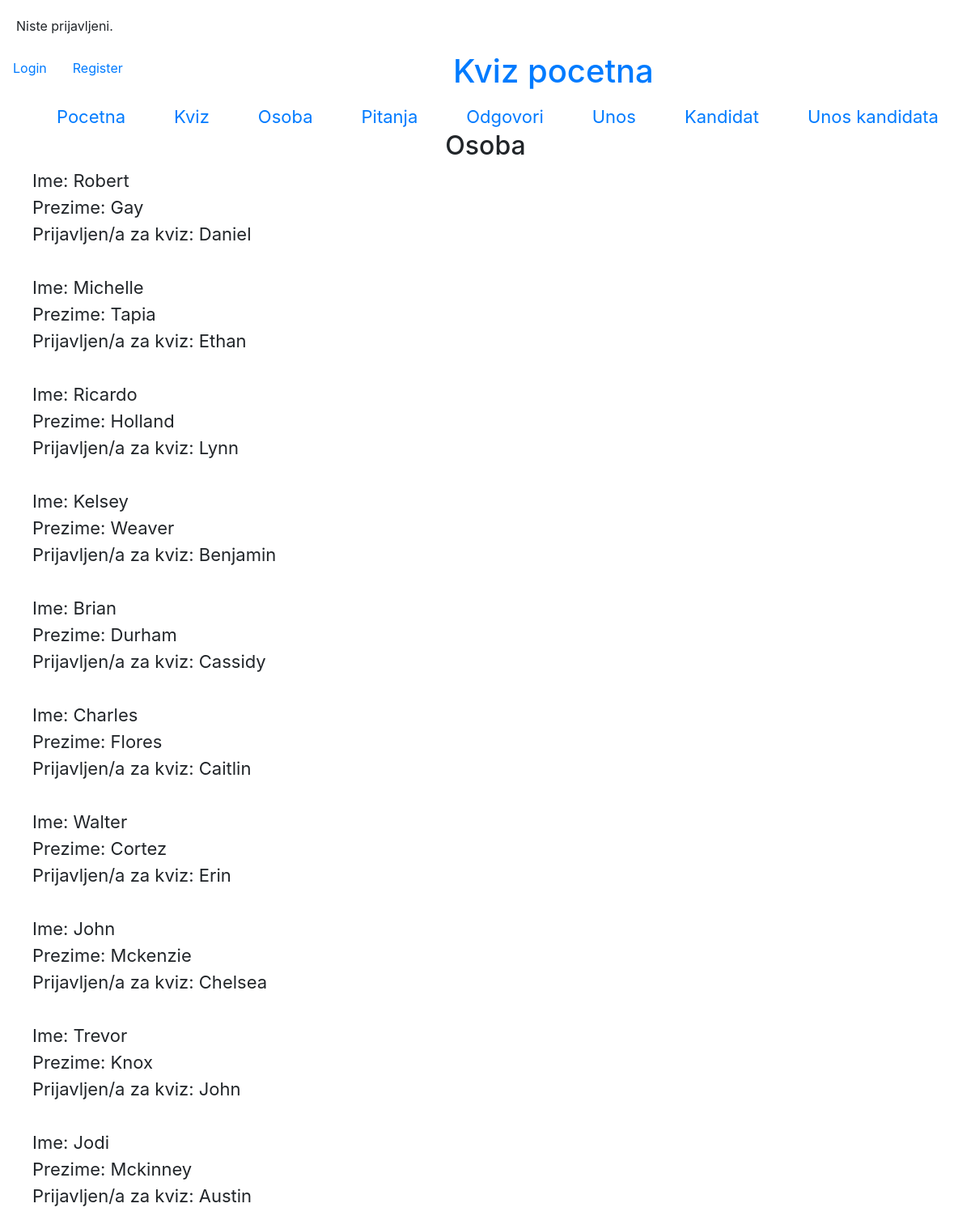
Screenshot of /osoba/ with the database file from the repository.
### main/models.py (models this page shows, shortened)
class Osoba(models.Model):
    ime = models.CharField(max_length=50)
    prezime = models.CharField(max_length=50)
    pitanjeOdg2 = models.IntegerField()
    PrijavljenaZaKviz = models.OneToOneField(Kviz,on_delete=models.CASCADE,primary_key=True)

class Kviz(models.Model):
    imeKviza = models.CharField(max_length=100)
    tezina = models.IntegerField(default=0)
    kategorija = models.CharField(max_length=50)
    def __str__(self):
        return self.imeKviza

### main/views.py (the view)
# urls.py: path('osoba/', OsobaList.as_view(),name='osoba'),
class OsobaList(ListView):
    model = Osoba

### main/templates/main/osoba_list.html
{% extends "index.html" %}
{% block content %}
    <h2>Osoba</h2>
    <ul style="display: grid;">
        {% for osoba in object_list %}
            <li>
                Ime: {{ osoba.ime }}<br>
                Prezime: {{ osoba.prezime }}<br>
                Prijavljen/a za kviz: {{ osoba.PrijavljenaZaKviz }}
                <br><br>
            </li>
        {% endfor %}
    </ul>
{% endblock %}

### main/templates/index.html (shortened to what this page needs)
<!DOCTYPE html>
<html lang="en">
<head>
    {% load static %}
    <link rel="stylesheet" type="text/css" href="{% static 'style.css' %}">
    <link rel="stylesheet" href="https://cdn.jsdelivr.net/npm/bootstrap@4.5.3/dist/css/bootstrap.min.css"
>
</head>
<body>
    {% if user.is_authenticated %}
    <p style="margin:20px;">Vase ime: {{ user.username }}</p>
    <a class="nav-link" href="/logout">Logout</a>
    {% else %}
    <p style="margin:20px;">Niste prijavljeni.</p>
    <a class="nav-link" style="list-style-type: none; float: left;" href="/login">Login</a>
    <a class="nav-link" style="list-style-type: none; float: left;" href="/register">Register</a>
    {% endif %}
    <h1 style="color:#007bff;">Kviz pocetna</h1>
    <div id="sidebar">
        {% block sidebar %}
        <ul>
            <li><a href="/">Pocetna</a></li>
            <li><a href="/kviz">Kviz</a></li>
            <li><a href="/osoba">Osoba</a></li>
            <li><a href="/pitanja">Pitanja</a></li>
            <li><a href="/odgovori">Odgovori</a></li>
            <li><a href="/unos">Unos</a></li>
            <li><a href="/kandidat">Kandidat</a></li>
            <li><a href="/unoskandidat">Unos kandidata</a></li>
        </ul>
        {% endblock %}
    </div>
    <div class="content">
        {% block content %}
        {% endblock %}
    </div>
</body>
</html>

### main/static/style.css (style rules this page uses)
h1 { color:#007bff; text-align: center; font-size: 50px; margin-top:2px; padding: 0px; }
h2 { text-align: center; }
li { list-style-type: none; float: left; margin-top: 0px; font-size: 22px; padding: 0px; }
li a { padding: 30px; }

### rows the page displays
Osoba: ime "Robert", prezime "Gay", PrijavljenaZaKviz "Daniel"
Osoba: ime "Michelle", prezime "Tapia", PrijavljenaZaKviz "Ethan"
Osoba: ime "Ricardo", prezime "Holland", PrijavljenaZaKviz "Lynn"
Osoba: ime "Kelsey", prezime "Weaver", PrijavljenaZaKviz "Benjamin"
Osoba: ime "Brian", prezime "Durham", PrijavljenaZaKviz "Cassidy"
Osoba: ime "Charles", prezime "Flores", PrijavljenaZaKviz "Caitlin"
Osoba: ime "Walter", prezime "Cortez", PrijavljenaZaKviz "Erin"
Osoba: ime "John", prezime "Mckenzie", PrijavljenaZaKviz "Chelsea"
Osoba: ime "Trevor", prezime "Knox", PrijavljenaZaKviz "John"
Osoba: ime "Jodi", prezime "Mckinney", PrijavljenaZaKviz "Austin"
